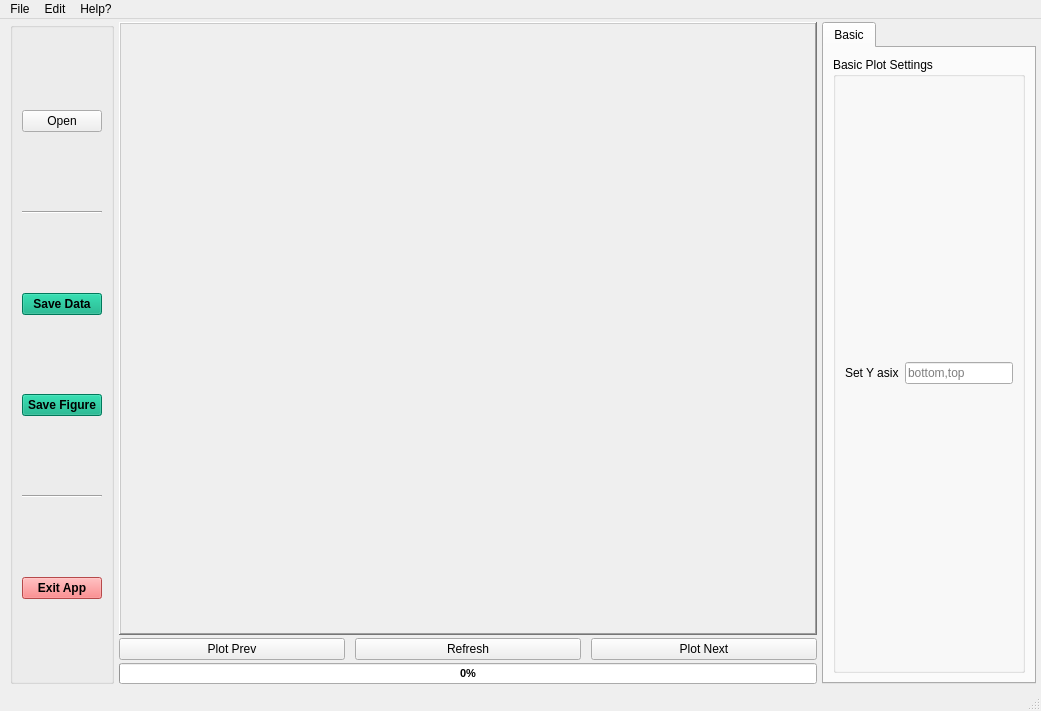
<?xml version="1.0" encoding="UTF-8"?>
<ui version="4.0">
 <class>MainWindow</class>
 <widget class="QMainWindow" name="MainWindow">
  <property name="geometry">
   <rect>
    <x>0</x>
    <y>0</y>
    <width>1041</width>
    <height>711</height>
   </rect>
  </property>
  <property name="cursor">
   <cursorShape>ArrowCursor</cursorShape>
  </property>
  <property name="windowTitle">
   <string>My Qt5 App</string>
  </property>
  <widget class="QWidget" name="MainArea">
   <layout class="QHBoxLayout" name="MainHLayout">
    <property name="spacing">
     <number>5</number>
    </property>
    <property name="leftMargin">
     <number>10</number>
    </property>
    <property name="topMargin">
     <number>3</number>
    </property>
    <property name="rightMargin">
     <number>5</number>
    </property>
    <property name="bottomMargin">
     <number>5</number>
    </property>
    <item>
     <widget class="QGroupBox" name="MenuBox">
      <property name="sizePolicy">
       <sizepolicy hsizetype="Preferred" vsizetype="Preferred">
        <horstretch>0</horstretch>
        <verstretch>0</verstretch>
       </sizepolicy>
      </property>
      <property name="title">
       <string/>
      </property>
      <property name="alignment">
       <set>Qt::AlignJustify|Qt::AlignTop</set>
      </property>
      <layout class="QVBoxLayout" name="MenuVLayout">
       <item>
        <widget class="QPushButton" name="OpenBtn">
         <property name="statusTip">
          <string>Open file(s)</string>
         </property>
         <property name="text">
          <string>Open</string>
         </property>
         <property name="autoDefault">
          <bool>false</bool>
         </property>
         <property name="default">
          <bool>false</bool>
         </property>
         <property name="flat">
          <bool>false</bool>
         </property>
        </widget>
       </item>
       <item>
        <widget class="Line" name="line">
         <property name="orientation">
          <enum>Qt::Horizontal</enum>
         </property>
        </widget>
       </item>
       <item>
        <widget class="QPushButton" name="SaveDataBtn">
         <property name="font">
          <font>
           <weight>75</weight>
           <bold>true</bold>
          </font>
         </property>
         <property name="statusTip">
          <string>Save selected data</string>
         </property>
         <property name="styleSheet">
          <string notr="true">background-color: rgb(0, 170, 127);</string>
         </property>
         <property name="text">
          <string>Save Data</string>
         </property>
        </widget>
       </item>
       <item>
        <widget class="QPushButton" name="SaveFigBtn">
         <property name="font">
          <font>
           <weight>75</weight>
           <bold>true</bold>
          </font>
         </property>
         <property name="statusTip">
          <string>Save current figure</string>
         </property>
         <property name="styleSheet">
          <string notr="true">background-color: rgb(0, 170, 127);</string>
         </property>
         <property name="text">
          <string>Save Figure</string>
         </property>
        </widget>
       </item>
       <item>
        <widget class="Line" name="line_3">
         <property name="orientation">
          <enum>Qt::Horizontal</enum>
         </property>
        </widget>
       </item>
       <item>
        <widget class="QPushButton" name="ExitBtn">
         <property name="font">
          <font>
           <weight>75</weight>
           <bold>true</bold>
          </font>
         </property>
         <property name="statusTip">
          <string>Exit the window (Ctrl+Q)</string>
         </property>
         <property name="styleSheet">
          <string notr="true">background-color: rgb(255, 102, 104);</string>
         </property>
         <property name="text">
          <string>Exit App</string>
         </property>
        </widget>
       </item>
      </layout>
     </widget>
    </item>
    <item>
     <layout class="QVBoxLayout" name="V1Layout">
      <property name="spacing">
       <number>3</number>
      </property>
      <property name="leftMargin">
       <number>0</number>
      </property>
      <property name="topMargin">
       <number>0</number>
      </property>
      <item>
       <widget class="QFrame" name="PlotArea">
        <property name="sizePolicy">
         <sizepolicy hsizetype="Preferred" vsizetype="Preferred">
          <horstretch>0</horstretch>
          <verstretch>1</verstretch>
         </sizepolicy>
        </property>
        <property name="statusTip">
         <string>This is the plot area</string>
        </property>
        <property name="frameShape">
         <enum>QFrame::WinPanel</enum>
        </property>
        <property name="frameShadow">
         <enum>QFrame::Raised</enum>
        </property>
        <property name="lineWidth">
         <number>2</number>
        </property>
        <layout class="QVBoxLayout" name="Frame1VLayout">
         <property name="spacing">
          <number>0</number>
         </property>
         <property name="leftMargin">
          <number>0</number>
         </property>
         <property name="topMargin">
          <number>0</number>
         </property>
         <property name="rightMargin">
          <number>0</number>
         </property>
         <property name="bottomMargin">
          <number>0</number>
         </property>
        </layout>
       </widget>
      </item>
      <item>
       <layout class="QHBoxLayout" name="PlotBtnHLayout">
        <property name="spacing">
         <number>10</number>
        </property>
        <property name="sizeConstraint">
         <enum>QLayout::SetDefaultConstraint</enum>
        </property>
        <property name="leftMargin">
         <number>0</number>
        </property>
        <property name="rightMargin">
         <number>0</number>
        </property>
        <property name="bottomMargin">
         <number>0</number>
        </property>
        <item>
         <widget class="QPushButton" name="PlotPrevBtn">
          <property name="statusTip">
           <string>Show the previous plot</string>
          </property>
          <property name="text">
           <string>Plot Prev</string>
          </property>
         </widget>
        </item>
        <item>
         <widget class="QPushButton" name="PlotRefreshBtn">
          <property name="statusTip">
           <string>Plot or refresh plot</string>
          </property>
          <property name="text">
           <string>Refresh</string>
          </property>
         </widget>
        </item>
        <item>
         <widget class="QPushButton" name="PlotNextBtn">
          <property name="statusTip">
           <string>Show the next plot</string>
          </property>
          <property name="text">
           <string>Plot Next</string>
          </property>
         </widget>
        </item>
       </layout>
      </item>
      <item>
       <widget class="QProgressBar" name="progressBar">
        <property name="sizePolicy">
         <sizepolicy hsizetype="Expanding" vsizetype="Fixed">
          <horstretch>0</horstretch>
          <verstretch>0</verstretch>
         </sizepolicy>
        </property>
        <property name="font">
         <font>
          <pointsize>8</pointsize>
          <weight>75</weight>
          <italic>false</italic>
          <bold>true</bold>
          <strikeout>false</strikeout>
          <kerning>true</kerning>
         </font>
        </property>
        <property name="value">
         <number>0</number>
        </property>
        <property name="alignment">
         <set>Qt::AlignCenter</set>
        </property>
        <property name="format">
         <string>%p%</string>
        </property>
       </widget>
      </item>
     </layout>
    </item>
    <item>
     <widget class="QTabWidget" name="tabWidget">
      <property name="sizePolicy">
       <sizepolicy hsizetype="Preferred" vsizetype="Preferred">
        <horstretch>0</horstretch>
        <verstretch>0</verstretch>
       </sizepolicy>
      </property>
      <property name="currentIndex">
       <number>0</number>
      </property>
      <property name="movable">
       <bool>false</bool>
      </property>
      <property name="tabBarAutoHide">
       <bool>false</bool>
      </property>
      <widget class="QWidget" name="tab_Basic">
       <attribute name="title">
        <string>Basic</string>
       </attribute>
       <layout class="QVBoxLayout" name="verticalLayout_4">
        <item>
         <widget class="QGroupBox" name="BasicgroupBox">
          <property name="title">
           <string>Basic Plot Settings</string>
          </property>
          <layout class="QGridLayout" name="gridLayout">
           <item row="2" column="0">
            <widget class="QLabel" name="setY">
             <property name="sizePolicy">
              <sizepolicy hsizetype="Preferred" vsizetype="Fixed">
               <horstretch>0</horstretch>
               <verstretch>0</verstretch>
              </sizepolicy>
             </property>
             <property name="text">
              <string>Set Y asix</string>
             </property>
            </widget>
           </item>
           <item row="2" column="1">
            <widget class="QLineEdit" name="setYlim">
             <property name="sizePolicy">
              <sizepolicy hsizetype="Preferred" vsizetype="Fixed">
               <horstretch>0</horstretch>
               <verstretch>0</verstretch>
              </sizepolicy>
             </property>
             <property name="focusPolicy">
              <enum>Qt::ClickFocus</enum>
             </property>
             <property name="statusTip">
              <string>Input for Y axis limits (bottom, top)</string>
             </property>
             <property name="maxLength">
              <number>50</number>
             </property>
             <property name="placeholderText">
              <string>bottom,top</string>
             </property>
            </widget>
           </item>
          </layout>
         </widget>
        </item>
       </layout>
      </widget>
     </widget>
    </item>
   </layout>
  </widget>
  <widget class="QMenuBar" name="menubar">
   <property name="geometry">
    <rect>
     <x>0</x>
     <y>0</y>
     <width>1041</width>
     <height>21</height>
    </rect>
   </property>
   <widget class="QMenu" name="menuFile">
    <property name="title">
     <string>File</string>
    </property>
    <addaction name="actionOpen"/>
    <addaction name="actionSave"/>
    <addaction name="actionClear"/>
    <addaction name="actionExit"/>
   </widget>
   <widget class="QMenu" name="menuEdit">
    <property name="title">
     <string>Edit</string>
    </property>
    <addaction name="actionPlot"/>
   </widget>
   <widget class="QMenu" name="menuHelp">
    <property name="title">
     <string>Help?</string>
    </property>
    <addaction name="actionAbout"/>
   </widget>
   <addaction name="menuFile"/>
   <addaction name="menuEdit"/>
   <addaction name="menuHelp"/>
  </widget>
  <widget class="QStatusBar" name="statusbar"/>
  <action name="actionOpen">
   <property name="text">
    <string>Open</string>
   </property>
   <property name="statusTip">
    <string>Open file(s)</string>
   </property>
   <property name="shortcut">
    <string>Ctrl+O</string>
   </property>
  </action>
  <action name="actionSave">
   <property name="text">
    <string>Save</string>
   </property>
   <property name="statusTip">
    <string>Save selected data</string>
   </property>
   <property name="shortcut">
    <string>Ctrl+S</string>
   </property>
  </action>
  <action name="actionPlot">
   <property name="text">
    <string>Plot</string>
   </property>
  </action>
  <action name="actionExit">
   <property name="text">
    <string>Exit</string>
   </property>
   <property name="statusTip">
    <string>Exit the window (Ctrl+Q)</string>
   </property>
   <property name="shortcut">
    <string>Ctrl+Q</string>
   </property>
  </action>
  <action name="actionAbout">
   <property name="text">
    <string>About</string>
   </property>
  </action>
  <action name="actionClear">
   <property name="text">
    <string>Clear</string>
   </property>
  </action>
 </widget>
 <resources/>
 <connections/>
</ui>
